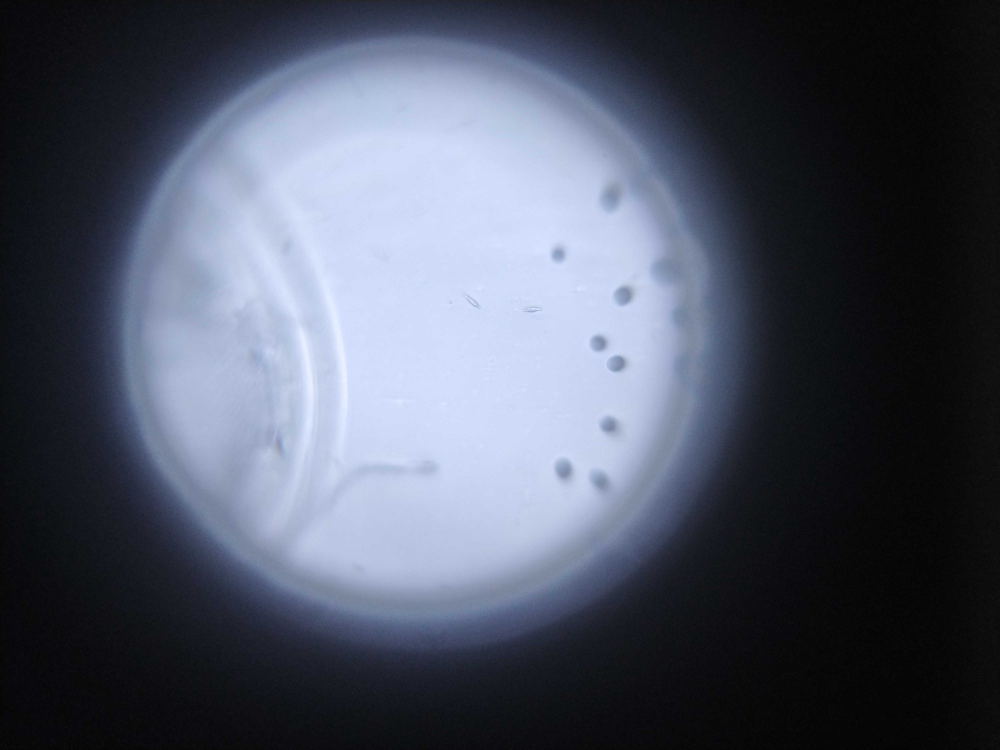
#> input picture img/acceptable/android/im1.jpg, 4000 x 3000 px (shown at 1/4 size)
$ python main.py
#> lines starting #> are read from the running program, lines starting #| are printed output that depends on the picture; after the words box and inside, x2 and y2 are one past the last pixel; in counts of white or black regions, pixels touching at a corner belong together
### src/gadget/files.py
import cv2
import math
import os.path as path

from exceptions.handling import InputValue
from exceptions.handling import InvalidRequest
from exceptions.handling import ImageConversion
from exceptions.handling import UnknownException


class Images:

    @staticmethod
    def imread(file_name):
        if not path.exists(file_name):
            return None
        else:
            image = cv2.imread(file_name)
        return image

### src/gadget/processing.py
import cv2
import numpy as np

from exceptions.handling import ImageConversion
from exceptions.handling import UnknownException


class Preprocessing:

    @staticmethod
    def run(image, height, width, channels):
        try:
            # Check if the orientation of the image is horizontal - if yes: change it to vertical
            moments = cv2.getRotationMatrix2D((width/2, height/2), 90, 1.0)
            image = cv2.warpAffine(image, moments, (height, width)) if (width > height) else image

            # Check the image size - if does not fit the default scaling: add some margin in top/bottom
            scale_x = int(width/135) if (height > width) else height/135
            new_width = 135  # fixed width
            new_height = int(height/scale_x)
            margin_to_fill = int(240-new_height)  # 240 is fixed height
            margin_top = np.zeros(
                [int(margin_to_fill/2), new_width, channels], dtype=np.uint8)
            margin_bot = np.zeros(
                [int(margin_to_fill/2), new_width, channels], dtype=np.uint8)

            # The new image is ready for quality validation
            image_after_pre_processing = cv2.resize(
                image, (int(new_width), int(new_height)))

            # Concatenate image parts to make a new (suitable) image
            new_image = np.concatenate(
                [margin_top, image_after_pre_processing, margin_bot], axis=0)
        except ImageConversion:
            raise ImageConversion(
                "An error in image type and shape conversion is occurred..."
            )
        except Exception as e:
            raise UnknownException(e)
        return new_image

### src/gadget/validation.py
import cv2
import math


class Check:

    @staticmethod
    def run(image):
        img_gray = cv2.cvtColor(image, cv2.COLOR_BGR2GRAY)
        ret, mask = cv2.threshold(img_gray, 10, 255, cv2.THRESH_BINARY)
        opened = cv2.morphologyEx(mask, cv2.MORPH_OPEN, cv2.getStructuringElement(cv2.MORPH_ELLIPSE, (15, 15)))
        contours, _ = cv2.findContours(opened, cv2.RETR_TREE, cv2.CHAIN_APPROX_NONE)
        cnt_id = 0
        cnt_biggest_area = 0
        cnt_biggest_prm = 0
        i = 0
        for cnt in contours:
            area = cv2.contourArea(cnt)
            prim = cv2.arcLength(cnt, True)
            if cnt_biggest_area < area:
                cnt_biggest_area = area
                cnt_biggest_prm = prim
                cnt_id = i
            i += 1

        cnt = contours[cnt_id]
        moment = cv2.moments(cnt)

        radius = int(cnt_biggest_prm / (math.pi * 2) - 10)
        x = int(moment['m10'] / moment['m00'])
        y = int(moment['m01'] / moment['m00'])

        # cv2.circle(img, (x,y), radius, (0,255,0),2)

        s1 = 0
        for c in cnt:
            pxl = image[c[0][1]][c[0][0]]
            s1 += (int(pxl[0]) + int(pxl[1]) + int(pxl[2])) / 3
        s1 = s1 / len(cnt)

        s2 = 0
        m = 0
        for i in range(y + radius - 10, image.shape[0]):
            for j in range(x + radius - 10, image.shape[1]):
                pxl = image[i][j]
                s2 += (int(pxl[0]) + int(pxl[1]) + int(pxl[2])) / 3
                m += 1

        for i in range(0, y - radius + 10):
            for j in range(0, x - radius + 10):
                pxl = image[i][j]
                s2 += (int(pxl[0]) + int(pxl[1]) + int(pxl[2])) / 3
                m += 1

        for i in range(y + radius - 10, image.shape[0]):
            for j in range(0, x - radius + 10):
                pxl = image[i][j]
                s2 += (int(pxl[0]) + int(pxl[1]) + int(pxl[2])) / 3
                m += 1

        for i in range(0, y - radius + 10):
            for j in range(x + radius - 10, image.shape[1]):
                pxl = image[i][j]
                s2 += (int(pxl[0]) + int(pxl[1]) + int(pxl[2])) / 3
                m += 1
        if m != 0:
            s2 = s2 / m
        else:
            s2 = 0

        if s2 == 0:
            return False, (0, 0), 0
        if s1 > 12 and s2 < 5:
            return True, (x, y), radius
        return False, (0, 0), 0

### src/main.py
# Global imports
import cv2
import numpy as np
import os.path as path

# Local import
from gadget.validation import Check
from gadget.files import Images
from gadget.processing import Preprocessing
from exceptions.handling import InputValue
from exceptions.handling import InvalidRequest
from exceptions.handling import UnknownException


def main():

    # file_name = f'../img/non-acceptable/im1.jpg'
    file_name = f'../img/acceptable/android/im1.jpg'

    try:
        # import image file
        image = Images.imread(file_name)
#> in imread, image is the input picture: shape (3000, 4000, 3); mean B, G, R 99.1, 83.8, 78.1
    except InputValue:
        raise InputValue(
            "The image file does not exist in the specified directory..."
        )
    except Exception as exc:
        raise UnknownException(exc)
    else:
        height, width, channels = image.shape
#> height = 3000; width = 4000; channels = 3
        print(
            "The shape of %s is: (%d, %d, %d)" % (
                file_name, height, width, channels)
        )
#| The shape of ../img/acceptable/android/im1.jpg is: (3000, 4000, 3)
        try:
            # do some shape processing
            new_image = Preprocessing.run(image, height, width, channels)
#> in run, `image = cv2.warpAffine(image, moments, (height, width)) if (width > he..`:
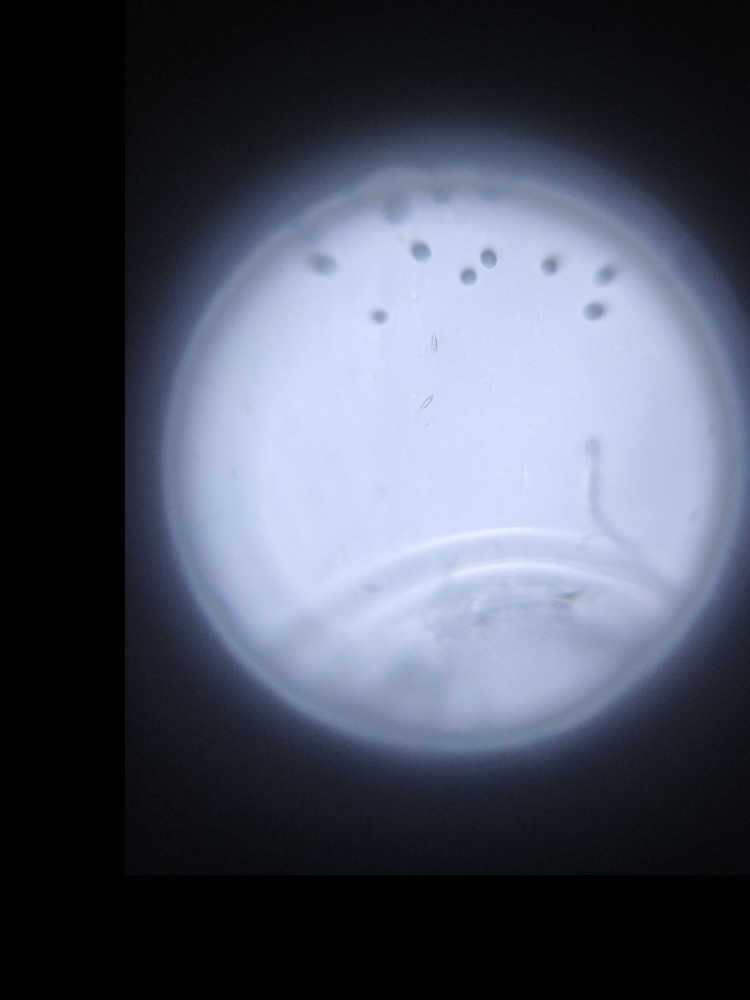
#> image: shape (4000, 3000, 3) (shown at 1/4 size); mean of channels 0, 1, 2 94.3, 80, 74.4; drawn as B, G, R
#> in run, `image_after_pre_processing = cv2.resize( image, (int(new_width), int(n..`:
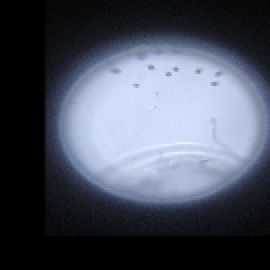
#> image_after_pre_processing: shape (135, 135, 3) (shown 2 times larger); mean of channels 0, 1, 2 94.3, 79.9, 74.3; drawn as B, G, R
#> in run, `new_image = np.concatenate( [margin_top, image_after_pre_processing, m..`:
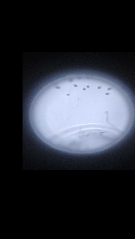
#> new_image: shape (239, 135, 3); mean of channels 0, 1, 2 53.3, 45.1, 42; drawn as B, G, R
        except InvalidRequest as exc:
            InvalidRequest(exc)
        else:
            try:
                print(
                    "The result of gadget validation is %s - Center:%s and Radius:%s" %
                    # print the result - center - radius of the circle
                    Check.run(  # check if the image is sent through gadget
                        new_image  # image after pre-processing
                    )
                )
#> in run, `img_gray = cv2.cvtColor(image, cv2.COLOR_BGR2GRAY)`:
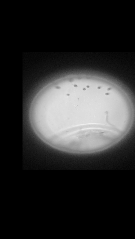
#> img_gray: shape (239, 135); min 0, max 240, mean 45.1
#> in run, `ret, mask = cv2.threshold(img_gray, 10, 255, cv2.THRESH_BINARY)`:
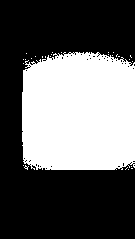
#> mask: shape (239, 135); 38.8% white; 28 white regions (27 under 20 px), largest, box (x1, y1, x2, y2) and area: (22, 52, 135, 170) 12480
#> in run, `opened = cv2.morphologyEx(mask, cv2.MORPH_OPEN, cv2.getStructuringElem..`:
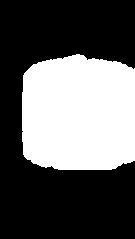
#> opened: shape (239, 135); 37.1% white; 1 white region
#> in run, `contours, _ = cv2.findContours(opened, cv2.RETR_TREE, cv2.CHAIN_APPROX..`: contours = 1 contour; box (x1, y1, x2, y2) and area: (22, 54, 135, 170) 11770
#> the loop in run, `for cnt in contours:` made 1 pass
#> (area, prim, cnt_biggest_area, cnt_biggest_prm, cnt_id, i) on pass 1: (11769.5, 429.7, 11769.5, 429.7, 0, 1)
#> after the loop in run, `for cnt in contours:`: cnt_biggest_area = 11769.5; cnt_biggest_prm = 429.7; cnt_id = 0; i = 1
#> in run, `cnt = contours[cnt_id]`: cnt = contour of 397 points, box (x1, y1, x2, y2) (22, 54, 135, 170), area 11770
#> in run, `moment = cv2.moments(cnt)`: moment = moments, m00 11769.5, centre m10/m00, m01/m00 = (78.57, 113.5)
#> in run, `radius = int(cnt_biggest_prm / (math.pi * 2) - 10)`: radius = 58
#> in run, `x = int(moment['m10'] / moment['m00'])`: x = 78
#> in run, `y = int(moment['m01'] / moment['m00'])`: y = 113
#> the loop in run, `for c in cnt:` made 397 passes
#> (c, pxl, s1) on passes 1 to 3: ([[76, 54]], [19, 14, 15], 16), ([[75, 55]], [16, 13, 9], 28.67), ([[74, 55]], [18, 13, 14], 43.67)
#> after the loop in run, `for c in cnt:`: s1 = 9923
#> in run, `s1 = s1 / len(cnt)`: s1 = 24.99
#> after the loop in run, `for i in range(y + radius - 10, image.shape[0]):`: m = 702; s2 = 923.7
#> after the loop in run, `for i in range(0, y - radius + 10):`: m = 2652; s2 = 1733.7
#> after the loop in run, `for i in range(y + radius - 10, image.shape[0]):`: m = 4992; s2 = 2488
#> after the loop in run, `for i in range(0, y - radius + 10):`: m = 5577; s2 = 3569
#> in run, `s2 = s2 / m`: s2 = 0.64
#| The result of gadget validation is True - Center:(78, 113) and Radius:58
            except InvalidRequest as exc:
                InvalidRequest(exc)
        finally:
            print(
                "The validation result of %s is printed on the screen." % file_name
            )


if __name__ == "__main__":
    main()

$ run again, with img/acceptable/android/im2.jpg copied over img/acceptable/android/im1.jpg
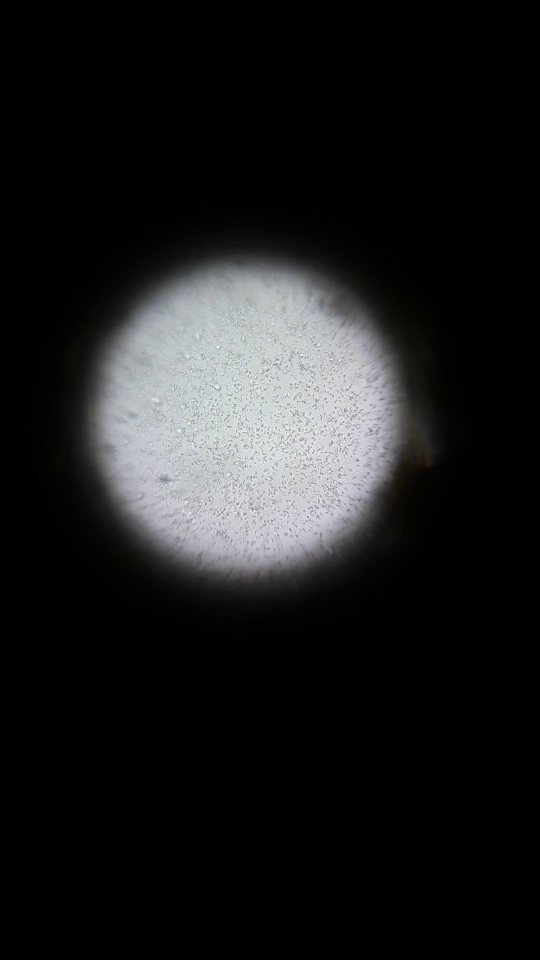
#> input picture img/acceptable/android/im2.jpg, 1080 x 1920 px (shown at 1/2 size)
#> in imread, image is the input picture: shape (1920, 1080, 3); mean B, G, R 29.1, 28.6, 28.2
#| The shape of ../img/acceptable/android/im1.jpg is: (1920, 1080, 3)
#> in run, `image_after_pre_processing = cv2.resize( image, (int(new_width), int(n..`:
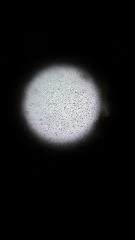
#> image_after_pre_processing: shape (240, 135, 3); mean B, G, R 29.1, 28.6, 28.3
#> in run, `ret, mask = cv2.threshold(img_gray, 10, 255, cv2.THRESH_BINARY)`:
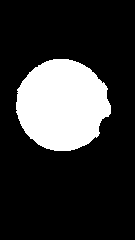
#> mask: shape (240, 135); 20.6% white; 1 white region, box (x1, y1, x2, y2) and area: (16, 59, 111, 151) 6677
#> opened: shape (240, 135); 20.5% white; 1 white region
#> contours = 1 contour; box (x1, y1, x2, y2) and area: (16, 59, 111, 151) 6520
#> the loop in run, `for cnt in contours:` made 1 pass
#> (area, prim, cnt_biggest_area, cnt_biggest_prm, cnt_id, i) on pass 1: (6519.5, 307.3, 6519.5, 307.3, 0, 1)
#> after the loop in run, `for cnt in contours:`: cnt_biggest_area = 6519.5; cnt_biggest_prm = 307.3; cnt_id = 0; i = 1
#> cnt = contour of 263 points, box (x1, y1, x2, y2) (16, 59, 111, 151), area 6520
#> moment = moments, m00 6519.5, centre m10/m00, m01/m00 = (61.75, 104.5)
#> radius = 38
#> x = 61
#> y = 104
#> the loop in run, `for c in cnt:` made 263 passes
#> (c, pxl, s1) on passes 1 to 3: ([[53, 59]], [11, 11, 11], 11), ([[52, 60]], [14, 14, 14], 25), ([[51, 60]], [13, 13, 13], 38)
#> after the loop in run, `for c in cnt:`: s1 = 3245.7
#> in run, `s1 = s1 / len(cnt)`: s1 = 12.34
#> after the loop in run, `for i in range(y + radius - 10, image.shape[0]):`: m = 4968; s2 = 2746
#> after the loop in run, `for i in range(0, y - radius + 10):`: m = 7476; s2 = 4001
#> after the loop in run, `for i in range(y + radius - 10, image.shape[0]):`: m = 11040; s2 = 5432.7
#> after the loop in run, `for i in range(0, y - radius + 10):`: m = 14536; s2 = 7257
#> in run, `s2 = s2 / m`: s2 = 0.499
#| The result of gadget validation is True - Center:(61, 104) and Radius:38

$ run again, with img/acceptable/android/im3.jpg copied over img/acceptable/android/im1.jpg
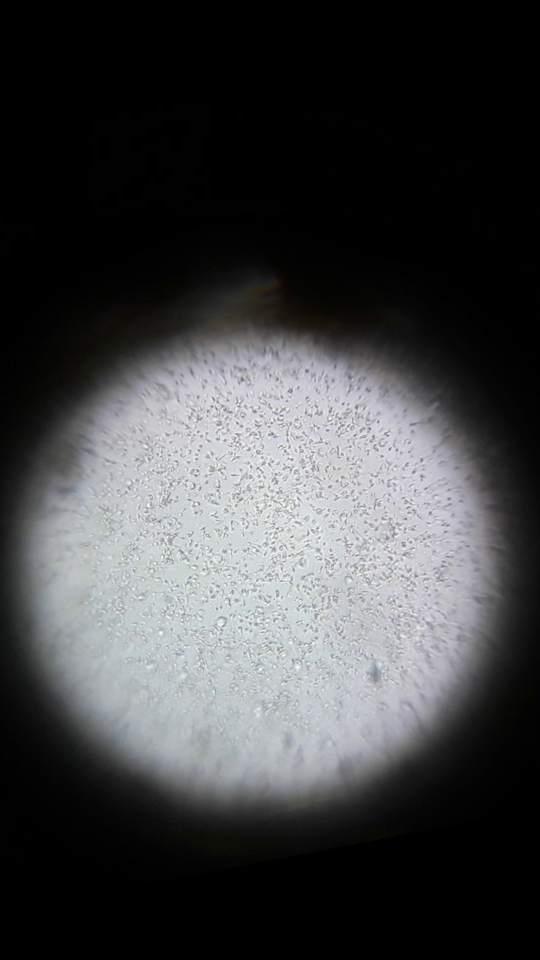
#> input picture img/acceptable/android/im3.jpg, 1080 x 1920 px (shown at 1/2 size)
#> in imread, image is the input picture: shape (1920, 1080, 3); mean B, G, R 67.5, 66.4, 65.5
#| The shape of ../img/acceptable/android/im1.jpg is: (1920, 1080, 3)
#> in run, `ret, mask = cv2.threshold(img_gray, 10, 255, cv2.THRESH_BINARY)`:
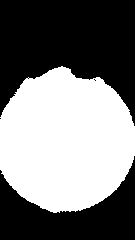
#> mask: shape (240, 135); 47.5% white; 1 white region, box (x1, y1, x2, y2) and area: (0, 66, 135, 213) 15388
#> in run, `opened = cv2.morphologyEx(mask, cv2.MORPH_OPEN, cv2.getStructuringElem..`:
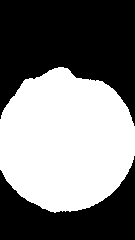
#> opened: shape (240, 135); 47.3% white; 1 white region
#> contours = 1 contour; box (x1, y1, x2, y2) and area: (0, 67, 135, 213) 15118
#> the loop in run, `for cnt in contours:` made 1 pass
#> (area, prim, cnt_biggest_area, cnt_biggest_prm, cnt_id, i) on pass 1: (15118, 471.6, 15118, 471.6, 0, 1)
#> after the loop in run, `for cnt in contours:`: cnt_biggest_area = 15118; cnt_biggest_prm = 471.6; cnt_id = 0; i = 1
#> cnt = contour of 402 points, box (x1, y1, x2, y2) (0, 67, 135, 213), area 15118
#> moment = moments, m00 15118, centre m10/m00, m01/m00 = (65.48, 140.9)
#> radius = 65
#> y = 140
#> the loop in run, `for c in cnt:` made 402 passes
#> (c, pxl, s1) on passes 1 to 3: ([[58, 67]], [12, 12, 12], 12), ([[57, 68]], [17, 15, 15], 27.67), ([[56, 68]], [15, 13, 13], 41.33)
#> after the loop in run, `for c in cnt:`: s1 = 5355.3
#> in run, `s1 = s1 / len(cnt)`: s1 = 13.32
#> after the loop in run, `for i in range(y + radius - 10, image.shape[0]):`: m = 675; s2 = 84
#> after the loop in run, `for i in range(0, y - radius + 10):`: m = 1525; s2 = 236
#> after the loop in run, `for i in range(y + radius - 10, image.shape[0]):`: m = 1975; s2 = 414
#> after the loop in run, `for i in range(0, y - radius + 10):`: m = 3250; s2 = 645
#> in run, `s2 = s2 / m`: s2 = 0.198
#| The result of gadget validation is True - Center:(65, 140) and Radius:65
